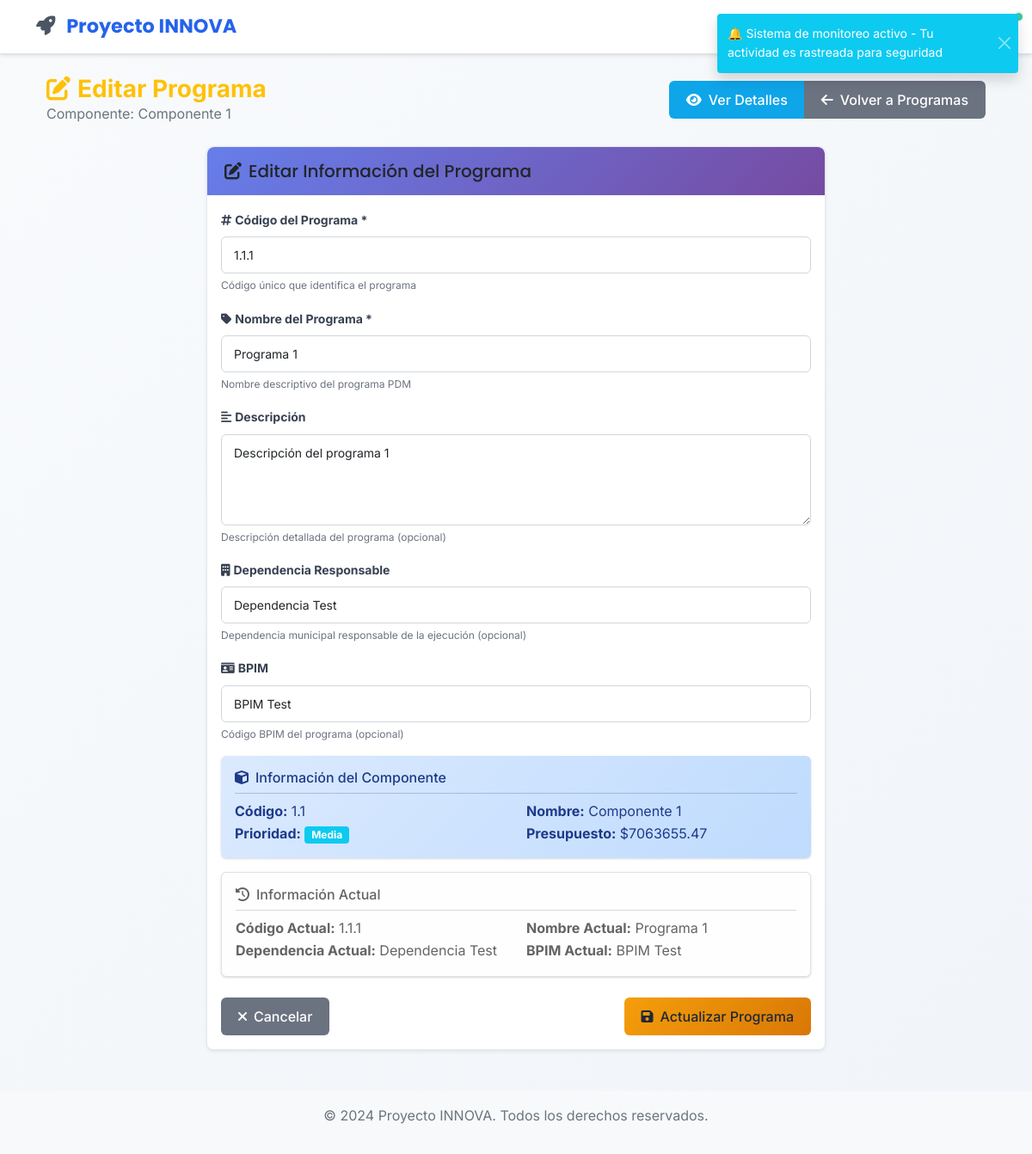
The app's page /planes/programas/1/editar (signed in) with its own data.
### app/models/componente.py (models this page shows, shortened)
class Componente(db.Model):
    __tablename__ = 'componentes'
    id = db.Column(db.Integer, primary_key=True)
    cod_componente = db.Column(db.Float, nullable=False)  # Puede ser decimal según el diccionario
    nombre = db.Column(db.String(200), nullable=False)
    descripcion = db.Column(db.Text)
    linea_estrategica_id = db.Column(db.Integer, db.ForeignKey('lineas_estrategicas.id'), nullable=False)
    linea_estrategica = db.relationship('LineaEstrategica', backref=db.backref('componentes', lazy=True, cascade='all, delete-orphan'))
    estado = db.Column(db.String(20), default='activo')  # activo, inactivo
    created_at = db.Column(db.DateTime, default=ahora_utc)
    updated_at = db.Column(db.DateTime, default=ahora_utc, onupdate=ahora_utc)
    prioridad = db.Column(db.String(20), default='media')  # baja, media, alta, critica
    presupuesto_asignado = db.Column(db.Float, default=0.0)

### app/models/programa.py (models this page shows, shortened)
class Programa(db.Model):
    __tablename__ = 'programas'
    id = db.Column(db.Integer, primary_key=True)
    cod_programa = db.Column(db.String(50), nullable=False)
    nombre = db.Column(db.String(200), nullable=False)  # PROGRAMA PDM
    descripcion = db.Column(db.Text)
    dependencia_responsable = db.Column(db.String(200))
    componente_id = db.Column(db.Integer, db.ForeignKey('componentes.id'), nullable=False)
    componente = db.relationship('Componente', backref=db.backref('programas', lazy=True, cascade='all, delete-orphan'))
    estado = db.Column(db.String(20), default='activo')  # activo, inactivo
    created_at = db.Column(db.DateTime, default=ahora_utc)
    updated_at = db.Column(db.DateTime, default=ahora_utc, onupdate=ahora_utc)
    bpim = db.Column(db.String(50))  # BPIM según el diccionario
    presupuesto_asignado = db.Column(db.Float, default=0.0)

### app/views/planes.py (the view, shortened to what this page needs)
@planes_bp.route('/programas/<int:programa_id>/editar', methods=['GET', 'POST'])
@login_required
def editar_programa(programa_id):
    programa = Programa.query.join(Componente).join(LineaEstrategica).join(PlanDesarrollo).filter(
        Programa.id == programa_id,
        PlanDesarrollo.filtro_visibilidad(current_user)
    ).first_or_404()
    if not current_user.can_edit_column('CÓD PROGRAMA'):
        flash('No tienes permisos para editar programas.', 'danger')
        return redirect(url_for('planes.programas', componente_id=programa.componente_id))
    form = EditarProgramaForm(obj=programa)
    return render_template('planes/editar_programa.html', title='Editar Programa',
                          form=form, programa=programa, componente=programa.componente)

### app/models/plan_desarrollo.py (called while the page is built)
    @classmethod
    def filtro_visibilidad(cls, usuario):
        from app.models.user import User
        return cls.municipio.has(
            db.and_(
                User.municipality == usuario.municipality,
                User.department == usuario.department,
            )
        )

### app/models/user.py (called while the page is built)
    def is_admin(self):
        if self.active_roles:
            admin_names = ['admin', 'administrador']
            return any(ur.role.name.lower() in admin_names for ur in self.active_roles)
        return self.legacy_role == 'admin'

    def can_edit_column(self, column_name):
        if self.is_admin():
            return True  # Los admins pueden editar todo
        return any(user_role.role.can_edit_column(column_name)
                   for user_role in self.active_roles)

### app/templates/planes/editar_programa.html (shortened to what this page needs)
{% extends "base.html" %}
{% block content %}
<div class="container-fluid mt-4">
    <div class="row mb-4">
        <div class="col-12">
            <div class="d-flex justify-content-between align-items-center">
                <div>
                    <h1 class="h3 mb-0 text-warning fw-bold">
                        <i class="fas fa-edit me-2"></i>Editar Programa
                    </h1>
                    <p class="text-muted mb-0">Componente: {{ componente.nombre }}</p>
                </div>
                <div class="btn-group">
                    <a href="{{ url_for('planes.detalles_programa', programa_id=programa.id) }}" class="btn btn-info">
                        <i class="fas fa-eye me-2"></i>Ver Detalles
                    </a>
                    <a href="{{ url_for('planes.programas', componente_id=componente.id) }}" class="btn btn-secondary">
                        <i class="fas fa-arrow-left me-2"></i>Volver a Programas
                    </a>
                </div>
            </div>
        </div>
    </div>
    <div class="row">
        <div class="col-lg-8 mx-auto">
            <div class="card shadow-sm">
                <div class="card-header bg-warning text-dark">
                    <h5 class="mb-0">
                        <i class="fas fa-edit me-2"></i>Editar Información del Programa
                    </h5>
                </div>
                <div class="card-body">
                    <form method="POST">
                        <div class="mb-3">
                            <label for="cod_programa" class="form-label fw-bold">
                                <i class="fas fa-hashtag me-1"></i>Código del Programa *
                            </label>
                            {{ form.cod_programa(class="form-control", placeholder="Ej: PROG001, PROG002...") }}
                            <div class="form-text">Código único que identifica el programa</div>
                        </div>
                        <div class="mb-3">
                            <label for="nombre" class="form-label fw-bold">
                                <i class="fas fa-tag me-1"></i>Nombre del Programa *
                            </label>
                            {{ form.nombre(class="form-control", placeholder="Ej: Programa de Desarrollo Urbano") }}
                            <div class="form-text">Nombre descriptivo del programa PDM</div>
                        </div>
                        <div class="mb-3">
                            <label for="descripcion" class="form-label fw-bold">
                                <i class="fas fa-align-left me-1"></i>Descripción
                            </label>
                            {{ form.descripcion(class="form-control", rows="4", placeholder="Describa los objetivos y alcance de este programa...") }}
                            <div class="form-text">Descripción detallada del programa (opcional)</div>
                        </div>
                        <div class="mb-3">
                            <label for="dependencia_responsable" class="form-label fw-bold">
                                <i class="fas fa-building me-1"></i>Dependencia Responsable
                            </label>
                            {{ form.dependencia_responsable(class="form-control", placeholder="Ej: Secretaría de Desarrollo Urbano") }}
                            <div class="form-text">Dependencia municipal responsable de la ejecución (opcional)</div>
                        </div>
                        <div class="mb-3">
                            <label for="bpim" class="form-label fw-bold">
                                <i class="fas fa-id-card me-1"></i>BPIM
                            </label>
                            {{ form.bpim(class="form-control", placeholder="Ej: BPIM-2024-001") }}
                            <div class="form-text">Código BPIM del programa (opcional)</div>
                        </div>
                        <div class="alert alert-info border-0">
                            <h6 class="alert-heading">
                                <i class="fas fa-cube me-2"></i>Información del Componente
                            </h6>
                            <hr class="my-2">
                            <div class="row">
                                <div class="col-md-6">
                                    <strong>Código:</strong> {{ componente.cod_componente }}
                                </div>
                                <div class="col-md-6">
                                    <strong>Nombre:</strong> {{ componente.nombre }}
                                </div>
                                <div class="col-md-6">
                                    <strong>Prioridad:</strong>
                                    <span class="badge bg-{{ 'danger' if componente.prioridad == 'critica' else 'warning' if componente.prioridad == 'alta' else 'info' if componente.prioridad == 'media' else 'secondary' }}">
                                        {{ componente.prioridad.title() }}
                                    </span>
                                </div>
                                <div class="col-md-6">
                                    <strong>Presupuesto:</strong> ${{ "%.2f"|format(componente.presupuesto_asignado or 0) }}
                                </div>
                            </div>
                        </div>
                        <div class="alert alert-light border">
                            <h6 class="alert-heading">
                                <i class="fas fa-history me-2"></i>Información Actual
                            </h6>
                            <hr class="my-2">
                            <div class="row">
                                <div class="col-md-6">
                                    <strong>Código Actual:</strong> {{ programa.cod_programa }}
                                </div>
                                <div class="col-md-6">
                                    <strong>Nombre Actual:</strong> {{ programa.nombre }}
                                </div>
                                <div class="col-md-6">
                                    <strong>Dependencia Actual:</strong> {{ programa.dependencia_responsable or 'Sin asignar' }}
                                </div>
                                <div class="col-md-6">
                                    <strong>BPIM Actual:</strong> {{ programa.bpim or 'Sin asignar' }}
                                </div>
                            </div>
                        </div>
                        <div class="d-flex justify-content-between mt-4">
                            <a href="{{ url_for('planes.programas', componente_id=componente.id) }}" class="btn btn-secondary">
                                <i class="fas fa-times me-2"></i>Cancelar
                            </a>
                            <button type="submit" class="btn btn-warning">
                                <i class="fas fa-save me-2"></i>Actualizar Programa
                            </button>
                        </div>
                    </form>
                </div>
            </div>
        </div>
    </div>
</div>
{% endblock %}

### app/static/css/style.css (style rules this page uses)
:root { --primary-color: #2563eb; --primary-dark: #1d4ed8; --primary-light: #3b82f6; --secondary-color: #64748b; --success-color: #10b981; --warning-color: #f59e0b; --danger-color: #ef4444; --info-color: #06b6d4; --bg-primary: #ffffff; --bg-secondary: #f8fafc; --bg-tertiary: #f1f5f9; --bg-gradient: linear-gradient(135deg, #667eea 0%, #764ba2 100%); --text-primary: #1e293b; --text-secondary: #64748b; --text-muted: #94a3b8; --border-color: #e2e8f0; --shadow: 0 1px 3px 0 rgba(0, 0, 0, 0.1), 0 1px 2px 0 rgba(0, 0, 0, 0.06); --shadow-lg: 0 10px 15px -3px rgba(0, 0, 0, 0.1), 0 4px 6px -2px rgba(0, 0, 0, 0.05); --border-radius: 8px; --border-radius-lg: 12px; }
body { background: linear-gradient(135deg, #f8fafc 0%, #f1f5f9 100%); min-height: 100vh; font-family: 'Inter', -apple-system, BlinkMacSystemFont, 'Segoe UI', Roboto, sans-serif; color: var(--text-primary); line-height: 1.6; }
.card { border: 1px solid var(--border-color); border-radius: var(--border-radius); box-shadow: var(--shadow); background: var(--bg-primary); transition: all 0.3s ease; overflow: hidden; }
.card-header { background: var(--primary-color); color: white; border: none; font-family: 'Poppins', sans-serif; font-weight: 600; padding: 1rem 1.25rem; }
.card-body { background: var(--bg-primary); }
.btn { border-radius: var(--border-radius); font-family: 'Inter', sans-serif; font-weight: 500; padding: 0.625rem 1.25rem; transition: all 0.2s ease; border: none; position: relative; overflow: hidden; }
.btn-warning { background: var(--warning-color); color: #1f2937; }
.btn-info { background: var(--info-color); color: white; }
.form-control { border-radius: var(--border-radius); border: 2px solid var(--border-color); background: var(--bg-primary); font-family: 'Inter', sans-serif; font-size: 0.95rem; padding: 0.75rem 1rem; transition: all 0.3s cubic-bezier(0.4, 0, 0.2, 1); }
.form-label { font-family: 'Inter', sans-serif; font-weight: 600; color: var(--text-primary); margin-bottom: 0.5rem; }
.alert { border-radius: var(--border-radius); border: none; font-family: 'Inter', sans-serif; box-shadow: var(--shadow); }
.alert-info { background: linear-gradient(135deg, #dbeafe 0%, #bfdbfe 100%); color: #1e3a8a; }
.btn-info { background: linear-gradient(135deg, #fa709a 0%, #fee140 100%); color: white; position: relative; overflow: hidden; }
.btn-info::before { content: ''; position: absolute; top: 0; left: -100%; width: 100%; height: 100%; background: linear-gradient(90deg, transparent, rgba(255, 255, 255, 0.2), transparent); transition: left 0.5s; }
.btn-warning { background: linear-gradient(135deg, #ff9a9e 0%, #fecfef 100%); color: #1f2937; position: relative; overflow: hidden; }
.btn-warning::before { content: ''; position: absolute; top: 0; left: -100%; width: 100%; height: 100%; background: linear-gradient(90deg, transparent, rgba(255, 255, 255, 0.3), transparent); transition: left 0.5s; }
.card-header { background: linear-gradient(135deg, #667eea 0%, #764ba2 100%); color: white; border: none; font-family: 'Poppins', sans-serif; font-weight: 600; padding: 1rem 1.25rem; position: relative; overflow: hidden; }
.card-header::before { content: ''; position: absolute; top: 0; left: -100%; width: 100%; height: 100%; background: linear-gradient(90deg, transparent, rgba(255, 255, 255, 0.1), transparent); transition: left 0.7s; }

### app/templates/planes/editar_programa.html (style rules this page uses)
.card { border: 1px solid #e2e8f0; border-radius: 8px; box-shadow: 0 1px 3px 0 rgba(0, 0, 0, 0.1); }
.card-header { border: none; border-radius: 8px 8px 0 0 !important; font-weight: 600; padding: 1rem 1.25rem; }
.form-label { color: #374151; font-size: 0.875rem; font-weight: 600; margin-bottom: 0.5rem; }
.form-control { border: 1px solid #d1d5db; border-radius: 6px; padding: 0.625rem 0.875rem; font-size: 0.875rem; }
.btn { border-radius: 6px; font-weight: 500; padding: 0.625rem 1.25rem; }
.btn-warning { background: linear-gradient(135deg, #f59e0b 0%, #d97706 100%); border: none; transition: all 0.3s ease; }
.btn-secondary { background: #6b7280; border: none; transition: all 0.3s ease; }
.btn-info { background: #0ea5e9; border: none; transition: all 0.3s ease; }
.alert { border-radius: 6px; }
.form-text { font-size: 0.75rem; color: #6b7280; }

### records on screen
Componente: nombre "Componente 1", cod_componente "1.1", prioridad "Media", presupuesto_asignado "7063655.47"
Programa: cod_programa "1.1.1", nombre "Programa 1", descripcion "Descripción del programa 1", dependencia_responsable "Dependencia Test", bpim "BPIM Test"
